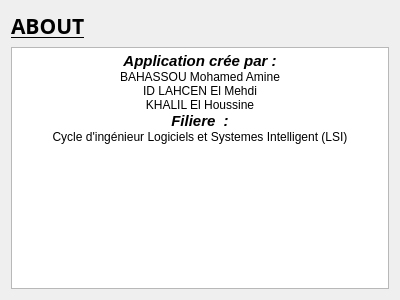
<?xml version="1.0" encoding="UTF-8"?>
<ui version="4.0">
 <class>about</class>
 <widget class="QDialog" name="about">
  <property name="geometry">
   <rect>
    <x>0</x>
    <y>0</y>
    <width>400</width>
    <height>300</height>
   </rect>
  </property>
  <property name="windowTitle">
   <string>Dialog</string>
  </property>
  <layout class="QGridLayout" name="gridLayout">
   <item row="0" column="0">
    <widget class="QLabel" name="label">
     <property name="font">
      <font>
       <family>Sitka Display</family>
      </font>
     </property>
     <property name="text">
      <string>&lt;html&gt;&lt;head/&gt;&lt;body&gt;&lt;p&gt;&lt;span style=&quot; font-size:16pt; font-weight:700; text-decoration: underline;&quot;&gt;ABOUT&lt;/span&gt;&lt;/p&gt;&lt;/body&gt;&lt;/html&gt;</string>
     </property>
    </widget>
   </item>
   <item row="1" column="0">
    <widget class="QTextBrowser" name="textBrowser">
     <property name="html">
      <string>&lt;!DOCTYPE HTML PUBLIC &quot;-//W3C//DTD HTML 4.0//EN&quot; &quot;http://www.w3.org/TR/REC-html40/strict.dtd&quot;&gt;
&lt;html&gt;&lt;head&gt;&lt;meta name=&quot;qrichtext&quot; content=&quot;1&quot; /&gt;&lt;meta charset=&quot;utf-8&quot; /&gt;&lt;style type=&quot;text/css&quot;&gt;
p, li { white-space: pre-wrap; }
hr { height: 1px; border-width: 0; }
li.unchecked::marker { content: &quot;\2610&quot;; }
li.checked::marker { content: &quot;\2612&quot;; }
&lt;/style&gt;&lt;/head&gt;&lt;body style=&quot; font-family:'Segoe UI'; font-size:9pt; font-weight:400; font-style:normal;&quot;&gt;
&lt;p align=&quot;center&quot; style=&quot; margin-top:0px; margin-bottom:0px; margin-left:0px; margin-right:0px; -qt-block-indent:0; text-indent:0px;&quot;&gt;&lt;span style=&quot; font-size:11pt; font-weight:700; font-style:italic;&quot;&gt;Application crée par :&lt;/span&gt;&lt;/p&gt;
&lt;p align=&quot;center&quot; style=&quot; margin-top:0px; margin-bottom:0px; margin-left:0px; margin-right:0px; -qt-block-indent:0; text-indent:0px;&quot;&gt;BAHASSOU Mohamed Amine&lt;/p&gt;
&lt;p align=&quot;center&quot; style=&quot; margin-top:0px; margin-bottom:0px; margin-left:0px; margin-right:0px; -qt-block-indent:0; text-indent:0px;&quot;&gt;ID LAHCEN El Mehdi&lt;/p&gt;
&lt;p align=&quot;center&quot; style=&quot; margin-top:0px; margin-bottom:0px; margin-left:0px; margin-right:0px; -qt-block-indent:0; text-indent:0px;&quot;&gt;KHALIL El Houssine&lt;/p&gt;
&lt;p align=&quot;center&quot; style=&quot; margin-top:0px; margin-bottom:0px; margin-left:0px; margin-right:0px; -qt-block-indent:0; text-indent:0px;&quot;&gt;&lt;span style=&quot; font-size:11pt; font-weight:700; font-style:italic;&quot;&gt;Filiere  :&lt;/span&gt;&lt;/p&gt;
&lt;p align=&quot;center&quot; style=&quot; margin-top:0px; margin-bottom:0px; margin-left:0px; margin-right:0px; -qt-block-indent:0; text-indent:0px;&quot;&gt;Cycle d'ingénieur Logiciels et Systemes Intelligent (LSI)&lt;/p&gt;
&lt;p align=&quot;center&quot; style=&quot;-qt-paragraph-type:empty; margin-top:0px; margin-bottom:0px; margin-left:0px; margin-right:0px; -qt-block-indent:0; text-indent:0px;&quot;&gt;&lt;br /&gt;&lt;/p&gt;
&lt;p align=&quot;center&quot; style=&quot;-qt-paragraph-type:empty; margin-top:0px; margin-bottom:0px; margin-left:0px; margin-right:0px; -qt-block-indent:0; text-indent:0px; font-size:11pt; font-weight:700; font-style:italic;&quot;&gt;&lt;br /&gt;&lt;/p&gt;&lt;/body&gt;&lt;/html&gt;</string>
     </property>
    </widget>
   </item>
  </layout>
 </widget>
 <resources/>
 <connections/>
</ui>
